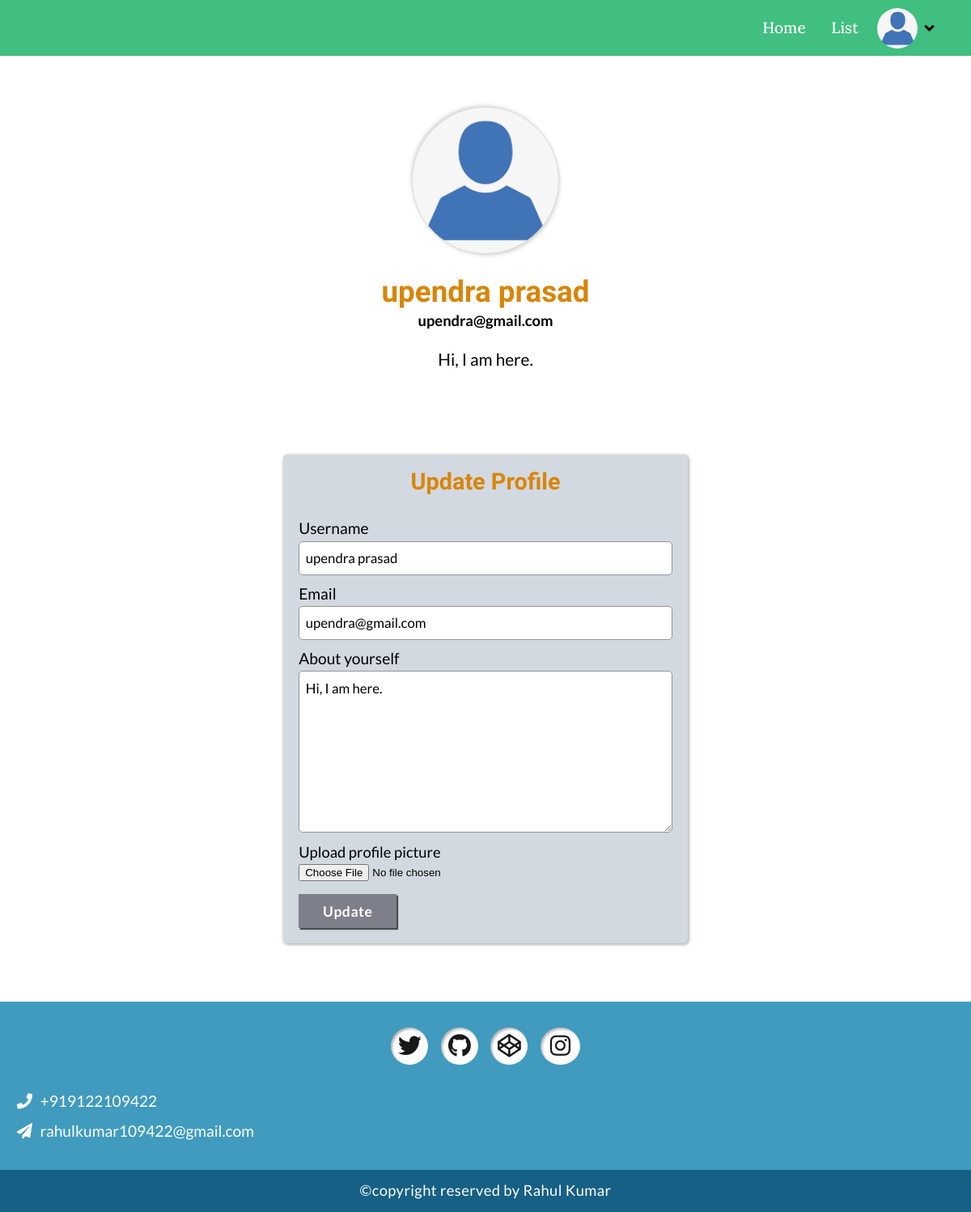
Screenshot of /profile/ (signed in) with the database file from the repository.
### Todolist/models.py (models this page shows, shortened)
class User(db.Model):
    __tablename__ = "users"
    id = db.Column(db.Integer, primary_key=True)
    username = db.Column(db.String(50), unique = True, nullable = False)
    email = db.Column(db.String(60), unique = True, nullable = False)
    image_file = db.Column(db.String, nullable = False, default = 'default.png')
    password = db.Column(db.Integer, nullable = False)
    user_info = db.Column(db.Text, default = 'Hi, I am here.')
    item = db.relationship('Item', backref = 'client', lazy = True)

### Todolist/routes.py (the view)
@app.route('/profile/', methods = ['GET','POST'])
@login_required
def profile():
    form = Profile()
    if form.validate_on_submit():
        if form.picture.data:
            image = show_picture(form.picture.data)
            current_user.image_file = image
        current_user.username = form.username.data
        current_user.email = form.email.data
        current_user.user_info = form.userInfo.data
        db.session.commit()
        flash('Your account has been updated','info')
        return redirect(url_for('profile'))
    elif request.method == "GET":
        form.username.data = current_user.username
        form.email.data = current_user.email
        form.userInfo.data = current_user.user_info
    image = url_for('static',filename = 'Images/'+current_user.image_file)
    return render_template('profile.html',title = 'Profile', form = form, image = image)

### Todolist/form.py (shortened to what this page needs)
class Profile(FlaskForm):
    username = StringField(label = 'Username', validators=[InputRequired(),
                            Length(min=5,max=50,message="username should contain atleast 5 characters")])
    email = StringField(label = "Email", validators=[InputRequired(),
                        Length(min=13,max=60,message="email should contain atleast 13 characters"),
                        Email(message = "email address is not valid")])
    userInfo = TextAreaField(label = "About yourself", validators = [InputRequired(), Length(max = 1000,
                                message = "maximum 1000 characters are allowed")])
    picture = FileField(label = "Upload profile picture", validators = [FileAllowed(['gif','svg','jpg','jpeg','png'],
                        message = "file with extension gif, svg, jpg, jpeg & png are only allowed")])
    update = SubmitField('Update')

### Todolist/models.py (called while the page is built)
@login_manager.user_loader
def load_user(user_id):
    return User.query.get(int(user_id))

### Todolist/templates/profile.html (shortened to what this page needs)
{% extends 'layout.html' %}
{% block stylesheets %}
    <link rel="stylesheet" href="{{url_for('static',filename='css/profile.css')}}">
{% endblock %}
{% block body %}
    <main class="profile__section">
        <section class="about__user">
            <div class="user__profile__container">
                <img src="{{image}}" alt="User Profile" class="profile__image">
            </div>
            <div class="user__other__details">
                <h2 class="user__name">{{current_user.username}}</h2>
                <p class="user__email">{{current_user.email}}</p>
                <p class="user__info">{{current_user.user_info}}</p>
            </div>
        </section>
        <section class="form__section">
            <form autocomplete="off" method="POST" class="form" enctype="multipart/form-data">
                <legend>Update Profile</legend>
                <div class="form__group">
                    {{form.username.label()}}
                    {% if form.username.errors %}
                        {{form.username(class="field__error")}}
                        {% for error in form.username.errors %}
                            <span class="error__msg">{{error}}</span>
                        {% endfor %}
                    {% else %}
                        {{form.username(placeholder="enter new  username")}}
                    {% endif %}
                </div>
                <div class="form__group">
                    {{form.email.label()}}
                    {% if form.email.errors %}
                        {{form.email(class="field__error")}}
                        {% for error in form.email.errors %}
                            <span class="error__msg">{{error}}</span>
                        {% endfor %}
                    {% else %}
                        {{form.email(placeholder="enter new email address")}}
                    {% endif %}
                </div>
                <div class="form__group">
                    {{form.userInfo.label()}}
                    {{form.userInfo()}}
                </div>
                <div class="form__file__group">
                    {{form.picture.label()}}
                    {{form.picture()}}
                </div>
                <div class="form__submit">
                    {{form.update()}}
                </div>
            </form>
        </section>
    </main>
{% endblock %}

### Todolist/templates/layout.html (shortened to what this page needs)
<!DOCTYPE html>
<html lang="en">
<head>
    <link rel="stylesheet" href="{{url_for('static',filename='css/layout.css')}}">
    <link rel="stylesheet" href="https://cdnjs.cloudflare.com/ajax/libs/font-awesome/5.15.3/css/all.min.css" />
    {% block stylesheets %}
    {% endblock %}
</head>
<body>
    <nav>
        <ul class="navigation__bar">
            <li><a href="{{url_for('home')}}" class="navigation__link">Home</a></li>
            {% if current_user.is_authenticated %}
                <li><a href="{{url_for('list')}}" class="navigation__link">List</a></li>
                <li class="navigation__tab">
                    <div class="Profile__picture__container">
                        <img src="{{url_for('static',filename='Images/'+current_user.image_file)}}" alt="Profile Picture" class="user__profile">
                    </div>
                    <i class="fa fa-angle-down"></i>
                </li>
            {% else %}
                <li><a href="{{url_for('register')}}" class="navigation__link">Register</a></li>
                <li><a href="{{url_for('login')}}" class="navigation__link">Login</a></li>
            {% endif %}
        </ul>
    </nav>
    {% block body %}
    {% endblock %}
    <footer class="footer">
        <div class="social__links">
            <a href="#" class="social__link"><i class="fab fa-twitter"></i></a>
            <a href="#" class="social__link"><i class="fab fa-github"></i></a>
            <a href="#" class="social__link"><i class="fab fa-codepen"></i></a>
            <a href="#" class="social__link"><i class="fab fa-instagram"></i></a>
        </div>
        <div class="contact__details">
            <a href="tel:+919122109422" class="contact"><i class="fa fa-phone"></i>+919122109422</a>
            <a href="mailto:rahulkumar109422@gmail.com" class="contact"><i class="fa fa-paper-plane"></i>rahulkumar109422@gmail.com</a>
        </div>
        <div class="copyright">
            <p>&copy;copyright reserved by Rahul Kumar</p>
        </div>
    </footer>
</body>
</html>

### Todolist/static/css/layout.css (style rules this page uses)
*, *::after, *::before { margin: 0; padding: 0; box-sizing: border-box; }
body { font: 400 1rem/1.6 "Poppins", sans-serif; background-color: #fcedcf; }
nav { padding: .6em; background-color: #40bf80; }
nav li { margin: 0 .5em; }
.navigation__bar { display: flex; flex-direction: row; justify-content: flex-end; align-items: center; font-family: "Lora", sans-serif; list-style-type: none; margin-right: 3em; }
.navigation__link { display: inline-block; text-decoration: none; font-size: 1.2rem; font-weight: 500; color: #fff; padding: .4em; }
.navigation__tab { position: relative; }
.navigation__tab .Profile__picture__container { width: 50px; height: 50px; border-radius: 50%; }
.navigation__tab .user__profile { width: 100%; height: 100%; display: block; object-fit: cover; border-radius: 50%; }
.navigation__tab i { position: absolute; top: 15px; right: -20px; font-size: 1.2rem; cursor: pointer; }
.footer { display: flex; flex-direction: column; justify-content: center; align-items: stretch; font-family: 'Lato',sans-serif; background-color: #409bbf; }
.social__links { text-align: center; padding: 2em 1em 1em; }
.social__link { display: inline-block; text-decoration: none; margin: 0 .4em; }
.social__link i { font-size: 1.8rem; color: #181818; background-color: #fff; padding: .3em; box-shadow: 2px 2px 3px rgba(0, 0, 0, 0.3) inset; border-radius: 50%; }
.social__link .fa-instagram { padding: .3em .4em; }
.contact__details { margin: 1em 1.3em; display: flex; flex-direction: column; justify-content: center; align-items: flex-start; }
.contact__details a { text-decoration: none; font-size: 1.2rem; color: #fff; line-height: 1.4; }
.contact__details a i { margin-right: .5em; }
.contact__details a:nth-of-type(1) { margin-bottom: .5em; }
.copyright { margin-top: 1em; text-align: center; padding: .6em; background-color: #176085; color: #fff; font-size: 1.15rem; letter-spacing: .4px; }

### Todolist/static/css/profile.css (style rules this page uses)
.profile__section { background-color: #fff; display: flex; flex-direction: column; justify-content: center; align-items: center; padding: 4em 1em; }
.about__user { display: flex; flex-direction: column; justify-content: center; align-items: center; margin-bottom: 2em; text-align: center; }
.user__profile__container { width: 180px; height: 180px; border-radius: 50%; margin-bottom: 1.5em; }
.user__profile__container img { width: 100%; height: 100%; border-radius: 50%; display: block; object-fit: cover; filter: drop-shadow(2px 3px 2px rgba(0, 0, 0, 0.15)) drop-shadow(-2px -3px 2px rgba(0, 0, 0, 0.15)); }
.user__other__details { font-family: 'Lato',sans-serif; line-height: 1.3; }
.user__name { font-size: 2.3rem; font-family: 'KoHo',sans-serif; color: #d8860a; }
.user__email { font-size: 1.15rem; font-weight: 600; }
.user__info { margin-top: 1em; font-size: 1.3rem; margin-bottom: 3.5em; }
.form__section { font-family: 'lato',sans-serif; }
.form { width: 350px; margin: 0 auto; margin-bottom: .5em; padding: .9em; background-color: #d2d9e0; box-shadow: 1px 1px 4px rgba(0, 0, 0, 0.4); border-radius: 5px; }
.form legend { text-align: center; font-size: 1.8rem; font-family: 'Koho',sans-serif; margin-bottom: 1em; font-weight: 600; line-height: 1; color: #d8860a; }
.form__group { display: flex; flex-flow: column; justify-content: center; align-items: flex-start; margin-bottom: .5em; }
.form__group label { font-size: 1.2rem; }
.form__group input, .form__group textarea { width: 100%; padding: .55em .45em; font-size: 1.05rem; font-family: 'lato',sans-serif; border: 1px solid #94949c; transition: transform 200ms linear; border-radius: 5px; }
.form__group textarea { height: 200px; }
.form__file__group { margin: .5em 0; font-size: 1.15rem; display: flex; flex-direction: column; justify-content: center; align-items: flex-start; }
.form__submit { margin-top: 1em; }
.form__submit input { font-family: 'lato',sans-serif; font-size: 1.1rem; padding: .6em 1.7em; border: none; background-color: #7d7f8b; box-shadow: 2px 2px 1px rgba(0, 0, 0, 0.65); color: #fff; font-weight: 600; letter-spacing: .5px; }
@media screen and (min-width: 600px) { .form { width: 500px; padding: 1.2em; } }

### rows the page displays
User: image_file (placeholder picture), username "upendra prasad", email "upendra@gmail.com", user_info "Hi, I am here."
